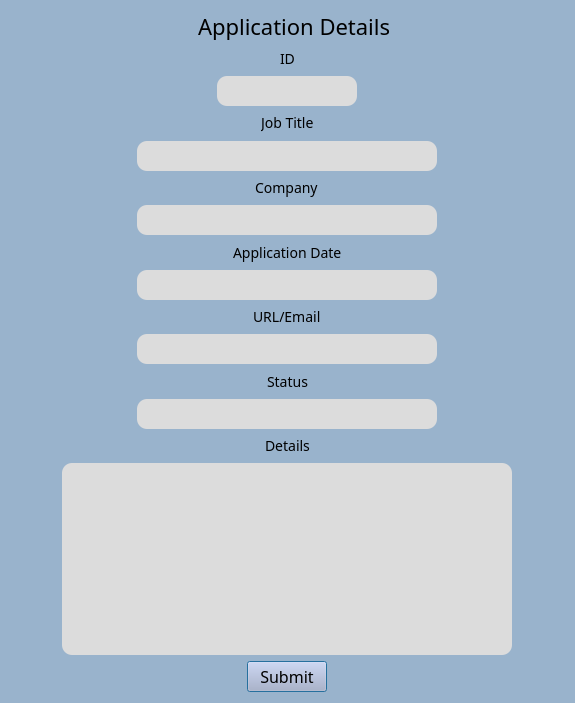
<?xml version="1.0" encoding="UTF-8"?>
<ui version="4.0">
 <class>DetailsDialog</class>
 <widget class="QDialog" name="DetailsDialog">
  <property name="geometry">
   <rect>
    <x>0</x>
    <y>0</y>
    <width>575</width>
    <height>703</height>
   </rect>
  </property>
  <property name="sizePolicy">
   <sizepolicy hsizetype="MinimumExpanding" vsizetype="Preferred">
    <horstretch>0</horstretch>
    <verstretch>0</verstretch>
   </sizepolicy>
  </property>
  <property name="windowTitle">
   <string>Dialog</string>
  </property>
  <property name="styleSheet">
   <string notr="true">QLabel {
	font-family: Nunito;
	font-size: 14px;
}

QDialog {
    background-color: rgb(153, 179, 204);
}

QLineEdit, QTextEdit {
    background-color: rgb(220, 220, 220);
	border-radius: 10px;
}

QLineEdit {
	height: 30px;
}

QPushButton {
	background-color: #b2b2cc;
}

</string>
  </property>
  <layout class="QVBoxLayout" name="verticalLayout_2">
   <item>
    <layout class="QVBoxLayout" name="verticalLayout">
     <item>
      <layout class="QHBoxLayout" name="horizontalLayout">
       <item>
        <spacer name="horizontalSpacer">
         <property name="orientation">
          <enum>Qt::Horizontal</enum>
         </property>
         <property name="sizeHint" stdset="0">
          <size>
           <width>40</width>
           <height>20</height>
          </size>
         </property>
        </spacer>
       </item>
       <item alignment="Qt::AlignHCenter">
        <widget class="QLabel" name="logoLabel">
         <property name="maximumSize">
          <size>
           <width>66</width>
           <height>66</height>
          </size>
         </property>
         <property name="text">
          <string/>
         </property>
         <property name="pixmap">
          <pixmap resource="../resources/resources.qrc">:/application.png</pixmap>
         </property>
         <property name="scaledContents">
          <bool>true</bool>
         </property>
        </widget>
       </item>
       <item alignment="Qt::AlignHCenter|Qt::AlignVCenter">
        <widget class="QLabel" name="appDetailsLabel">
         <property name="font">
          <font>
           <family>Nunito</family>
           <pointsize>-1</pointsize>
          </font>
         </property>
         <property name="styleSheet">
          <string notr="true">QLabel {
	font-size: 22px;
}</string>
         </property>
         <property name="text">
          <string>Application Details</string>
         </property>
         <property name="margin">
          <number>10</number>
         </property>
        </widget>
       </item>
       <item>
        <spacer name="horizontalSpacer_2">
         <property name="orientation">
          <enum>Qt::Horizontal</enum>
         </property>
         <property name="sizeHint" stdset="0">
          <size>
           <width>40</width>
           <height>20</height>
          </size>
         </property>
        </spacer>
       </item>
      </layout>
     </item>
     <item alignment="Qt::AlignHCenter|Qt::AlignVCenter">
      <widget class="QLabel" name="idLabel">
       <property name="text">
        <string>ID</string>
       </property>
      </widget>
     </item>
     <item alignment="Qt::AlignHCenter|Qt::AlignVCenter">
      <widget class="QLineEdit" name="idLineEdit">
       <property name="enabled">
        <bool>true</bool>
       </property>
       <property name="font">
        <font>
         <family>Nunito</family>
         <pointsize>11</pointsize>
        </font>
       </property>
       <property name="alignment">
        <set>Qt::AlignCenter</set>
       </property>
       <property name="readOnly">
        <bool>true</bool>
       </property>
      </widget>
     </item>
     <item alignment="Qt::AlignHCenter|Qt::AlignVCenter">
      <widget class="QLabel" name="titleLabel">
       <property name="text">
        <string>Job Title</string>
       </property>
      </widget>
     </item>
     <item alignment="Qt::AlignHCenter">
      <widget class="QLineEdit" name="titleLineEdit">
       <property name="minimumSize">
        <size>
         <width>300</width>
         <height>0</height>
        </size>
       </property>
       <property name="font">
        <font>
         <family>Nunito</family>
         <pointsize>11</pointsize>
        </font>
       </property>
       <property name="alignment">
        <set>Qt::AlignCenter</set>
       </property>
      </widget>
     </item>
     <item alignment="Qt::AlignHCenter">
      <widget class="QLabel" name="companyLabel">
       <property name="text">
        <string>Company</string>
       </property>
      </widget>
     </item>
     <item alignment="Qt::AlignHCenter">
      <widget class="QLineEdit" name="companyLineEdit">
       <property name="minimumSize">
        <size>
         <width>300</width>
         <height>0</height>
        </size>
       </property>
       <property name="font">
        <font>
         <family>Nunito</family>
         <pointsize>11</pointsize>
        </font>
       </property>
       <property name="alignment">
        <set>Qt::AlignCenter</set>
       </property>
      </widget>
     </item>
     <item alignment="Qt::AlignHCenter">
      <widget class="QLabel" name="appDateLabel">
       <property name="text">
        <string>Application Date</string>
       </property>
      </widget>
     </item>
     <item alignment="Qt::AlignHCenter">
      <widget class="QLineEdit" name="appDateLineEdit">
       <property name="minimumSize">
        <size>
         <width>300</width>
         <height>0</height>
        </size>
       </property>
       <property name="font">
        <font>
         <family>Nunito</family>
         <pointsize>11</pointsize>
        </font>
       </property>
       <property name="alignment">
        <set>Qt::AlignCenter</set>
       </property>
      </widget>
     </item>
     <item alignment="Qt::AlignHCenter">
      <widget class="QLabel" name="urlLabel">
       <property name="text">
        <string>URL/Email</string>
       </property>
      </widget>
     </item>
     <item alignment="Qt::AlignHCenter">
      <widget class="QLineEdit" name="urlLineEdit">
       <property name="minimumSize">
        <size>
         <width>300</width>
         <height>0</height>
        </size>
       </property>
       <property name="font">
        <font>
         <family>Nunito</family>
         <pointsize>11</pointsize>
        </font>
       </property>
       <property name="alignment">
        <set>Qt::AlignCenter</set>
       </property>
      </widget>
     </item>
     <item alignment="Qt::AlignHCenter">
      <widget class="QLabel" name="statusLabel">
       <property name="text">
        <string>Status</string>
       </property>
      </widget>
     </item>
     <item alignment="Qt::AlignHCenter">
      <widget class="QLineEdit" name="statusLineEdit">
       <property name="minimumSize">
        <size>
         <width>300</width>
         <height>0</height>
        </size>
       </property>
       <property name="font">
        <font>
         <family>Nunito</family>
         <pointsize>11</pointsize>
        </font>
       </property>
       <property name="alignment">
        <set>Qt::AlignCenter</set>
       </property>
      </widget>
     </item>
     <item alignment="Qt::AlignHCenter">
      <widget class="QLabel" name="detailsLabel">
       <property name="text">
        <string>Details</string>
       </property>
      </widget>
     </item>
     <item alignment="Qt::AlignHCenter|Qt::AlignVCenter">
      <widget class="QTextEdit" name="detailsTextEdit">
       <property name="minimumSize">
        <size>
         <width>450</width>
         <height>0</height>
        </size>
       </property>
       <property name="font">
        <font>
         <family>Nunito</family>
         <pointsize>11</pointsize>
        </font>
       </property>
      </widget>
     </item>
     <item alignment="Qt::AlignHCenter|Qt::AlignVCenter">
      <widget class="QPushButton" name="pushButton">
       <property name="sizePolicy">
        <sizepolicy hsizetype="MinimumExpanding" vsizetype="MinimumExpanding">
         <horstretch>0</horstretch>
         <verstretch>0</verstretch>
        </sizepolicy>
       </property>
       <property name="font">
        <font>
         <family>Nunito</family>
         <pointsize>12</pointsize>
        </font>
       </property>
       <property name="text">
        <string>Submit</string>
       </property>
      </widget>
     </item>
    </layout>
   </item>
  </layout>
 </widget>
 <resources>
  <include location="../resources/resources.qrc"/>
 </resources>
 <connections/>
</ui>
